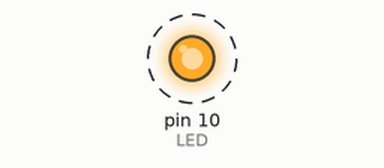
A sketch run on a simulated Arduino Uno, built with avr-gcc and run on an emulated ATmega328P. On the bench: output pins drawn as LEDs (lit = HIGH). Dashed ring = blinking.

Above: at 0.05 s.
Timing chart, 0 to 3.0 s (numbered marks = the images above):
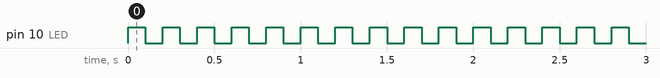

The sketch:

01-output.ino
```cpp
// (licence header left out)
#define LED       10

/**
 * Setup Function
 */
void setup() {

  // Set Pin LED as Output
  pinMode(LED, OUTPUT);
}

/**
 * Loop Function
 */
void loop() {

  // Set LED in HIGH
  digitalWrite(LED, HIGH);

  // Delay 100 ms
  delay(100);

  // Set LED in LOW
  digitalWrite(LED, LOW);

   // Delay 100 ms
  delay(100);
}
```

Measured:
- by itself, pin 10 (LED): alternates HIGH for 0.10 s and LOW for 0.10 s
